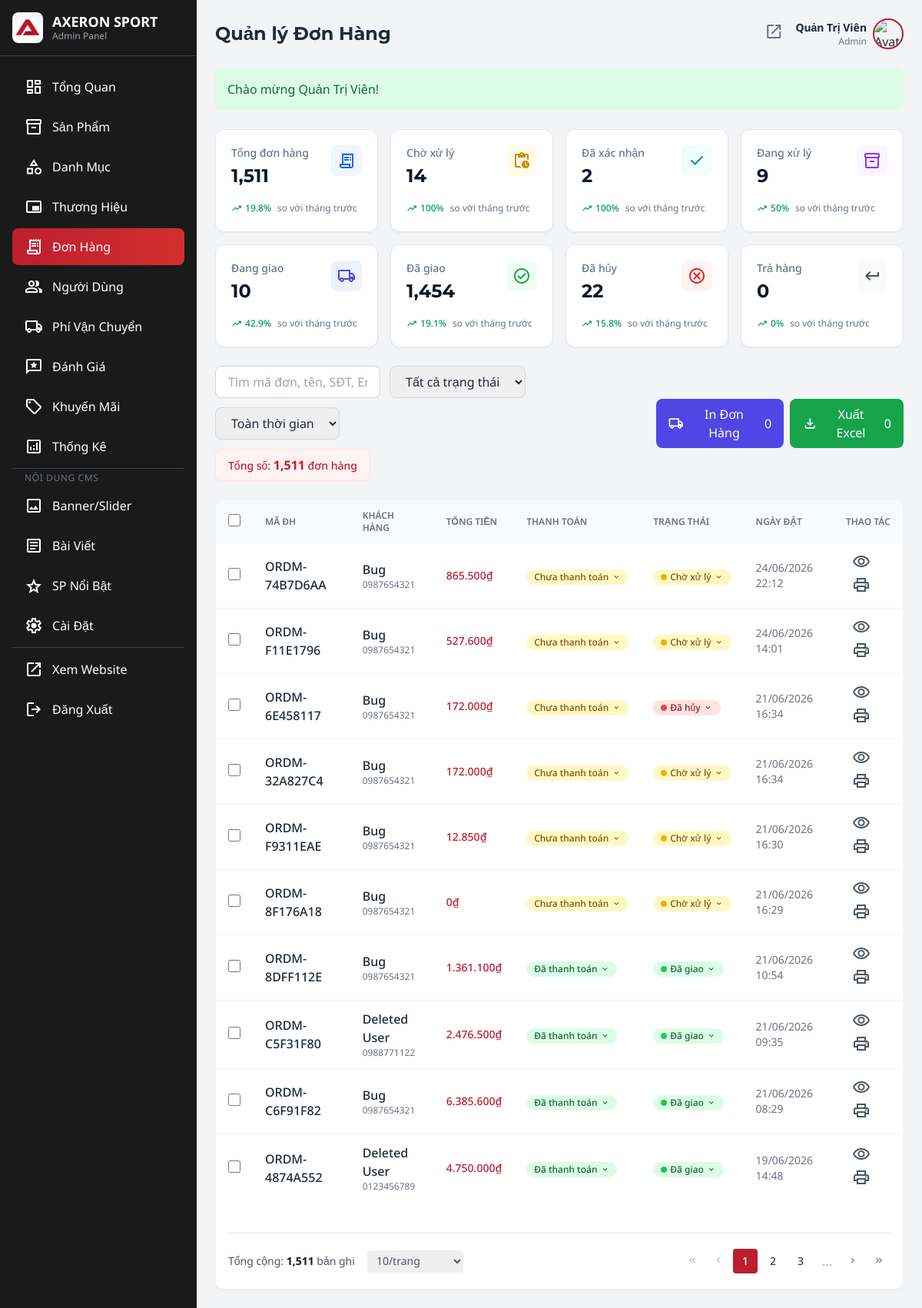
Screenshot of /admin/admin.php?action=orders (signed in) with the database file from the repository.
### tables this page shows
CREATE TABLE `orders` (
  `order_id` int(10) UNSIGNED NOT NULL,
  `order_code` varchar(50) DEFAULT NULL,
  `user_id` int(10) UNSIGNED DEFAULT NULL,
  `shipping_id` int(10) UNSIGNED DEFAULT NULL,
  `shipping_method_id` int(11) DEFAULT 1,
  `promo_id` int(10) UNSIGNED DEFAULT NULL,
  `recipient_name` varchar(100) NOT NULL COMMENT 'Snapshot ten nguoi nhan',
  `recipient_phone` varchar(15) NOT NULL COMMENT 'Snapshot so dien thoai',
  `recipient_email` varchar(100) DEFAULT NULL,
  `guest_token` varchar(64) DEFAULT NULL,
  `shipping_address` varchar(500) NOT NULL COMMENT 'Snapshot dia chi giao hang',
  `subtotal` decimal(14,2) NOT NULL DEFAULT 0.00 COMMENT 'Tong tien hang truoc giam gia',
  `discount_amount` decimal(14,2) NOT NULL DEFAULT 0.00 COMMENT 'So tien duoc giam',
  `shipping_fee` decimal(10,2) NOT NULL DEFAULT 0.00 COMMENT 'Phi van chuyen',
  `total_amount` decimal(14,2) NOT NULL DEFAULT 0.00 COMMENT 'Tong thanh toan cuoi cung',
  `order_status` enum('pending','confirmed','processing','shipped','delivered','cancelled','returned') NOT NULL DEFAULT 'pending' COMMENT 'Trang thai don hang',
  `payment_method` enum('cod','bank_transfer','momo','vnpay','zalopay','payos') NOT NULL DEFAULT 'cod',
  `payment_status` enum('unpaid','paid','refunded') NOT NULL DEFAULT 'unpaid' COMMENT 'Trang thai thanh toan',
  `note` text DEFAULT NULL,
  `created_at` datetime NOT NULL DEFAULT current_timestamp(),
  `updated_at` datetime NOT NULL DEFAULT current_timestamp() ON UPDATE current_timestamp()
);

CREATE TABLE `users` (
  `user_id` int(10) UNSIGNED NOT NULL,
  `role_id` tinyint(3) UNSIGNED NOT NULL DEFAULT 3 COMMENT '3=customer, 2=staff, 1=admin',
  `full_name` varchar(100) NOT NULL,
  `email` varchar(150) NOT NULL,
  `google_id` varchar(255) DEFAULT NULL,
  `facebook_id` varchar(255) DEFAULT NULL,
  `phone` varchar(15) DEFAULT NULL,
  `password_hash` varchar(255) DEFAULT NULL,
  `avatar_url` varchar(500) DEFAULT NULL,
  `gender` enum('male','female','other') DEFAULT NULL,
  `date_of_birth` date DEFAULT NULL,
  `is_active` tinyint(1) NOT NULL DEFAULT 1 COMMENT '1=hoat dong, 0=bi khoa',
  `is_deleted` tinyint(1) NOT NULL DEFAULT 0,
  `locked_until` datetime DEFAULT NULL COMMENT 'Khoa tam thoi sau nhieu lan dang nhap sai',
  `login_attempts` tinyint(3) UNSIGNED NOT NULL DEFAULT 0 COMMENT 'So lan dang nhap sai lien tiep',
  `remember_token` varchar(255) DEFAULT NULL COMMENT 'Token ghi nhớ đăng nhập',
  `email_verified` tinyint(1) NOT NULL DEFAULT 0,
  `created_at` datetime NOT NULL DEFAULT current_timestamp(),
  `updated_at` datetime NOT NULL DEFAULT current_timestamp() ON UPDATE current_timestamp(),
  `review_banned` tinyint(1) DEFAULT 0
);

### admin/admin-orders.php (the view, shortened to what the rows shown need)
<?php
$limit = (int)($_GET['limit'] ?? 10);
$currentPage = (int)($_GET['page'] ?? 1);
$offset = ($currentPage - 1) * $limit;
$where = "WHERE 1=1";
$params = [];
$orders = $db->select("
    SELECT o.*, u.full_name, u.email
    FROM orders o
    LEFT JOIN users u ON o.user_id = u.user_id
    $where
    ORDER BY o.created_at DESC
    LIMIT $limit OFFSET $offset
", $params);
?>
<div class="bg-white rounded-xl shadow-sm border border-gray-100 overflow-hidden">
    <div class="overflow-x-auto">
        <table class="w-full">
            <thead class="bg-gray-50">
                <tr>
                    <th class="px-4 py-3 text-left text-xs font-semibold text-gray-500 uppercase">
                        <input type="checkbox" id="select-all-orders" onchange="toggleSelectAllOrders()" class="w-4 h-4 rounded border-gray-300 cursor-pointer">
                    </th>
                    <th class="px-4 py-3 text-left text-xs font-semibold text-gray-500 uppercase">Mã ĐH</th>
                    <th class="px-4 py-3 text-left text-xs font-semibold text-gray-500 uppercase">Khách hàng</th>
                    <th class="px-4 py-3 text-left text-xs font-semibold text-gray-500 uppercase">Tổng tiền</th>
                    <th class="px-4 py-3 text-left text-xs font-semibold text-gray-500 uppercase">Thanh toán</th>
                    <th class="px-4 py-3 text-left text-xs font-semibold text-gray-500 uppercase">Trạng thái</th>
                    <th class="px-4 py-3 text-left text-xs font-semibold text-gray-500 uppercase">Ngày đặt</th>
                    <th class="px-4 py-3 text-left text-xs font-semibold text-gray-500 uppercase">Thao tác</th>
                </tr>
            </thead>
            <tbody class="divide-y divide-gray-100">
                <?php foreach ($orders as $order): ?>
                <tr class="hover:bg-gray-50">
                    <td class="px-4 py-3">
                        <input type="checkbox" name="order_ids[]" value="<?= $order['order_id'] ?>" class="order-checkbox w-4 h-4 rounded border-gray-300 cursor-pointer">
                    </td>
                    <td class="px-4 py-3">
                        <span class="font-medium"><?= htmlspecialchars($order['order_code']) ?></span>
                    </td>
                    <td class="px-4 py-3">
                        <p class="font-medium text-gray-800"><?= htmlspecialchars($order['full_name'] ?? $order['recipient_name']) ?></p>
                        <p class="text-xs text-gray-500"><?= htmlspecialchars($order['recipient_phone']) ?></p>
                    </td>
                    <td class="px-4 py-3 text-sm font-medium text-axeron-red"><?= formatPrice($order['total_amount']) ?></td>
                    <td class="px-4 py-3">
                        <?php
                        $paymentClass = match($order['payment_status']) {
                            'paid' => 'bg-green-100 text-green-800',
                            'unpaid' => 'bg-yellow-100 text-yellow-800',
                            'refunded' => 'bg-gray-100 text-gray-800',
                            default => 'bg-gray-100 text-gray-800'
                        };
                        $paymentText = match($order['payment_status']) {
                            'paid' => 'Đã thanh toán',
                            'unpaid' => 'Chưa thanh toán',
                            'refunded' => 'Đã hoàn tiền',
                            default => $order['payment_status']
                        };
                        ?>
                        <div class="relative inline-block">
                            <button onclick="togglePaymentDropdown(event, <?= $order['order_id'] ?>)"
                                    data-order-id="<?= $order['order_id'] ?>"
                                    class="payment-dropdown-btn px-2.5 py-0.5 rounded-full text-xs font-medium <?= $paymentClass ?> hover:opacity-80 transition-opacity flex items-center gap-1 cursor-pointer whitespace-nowrap">
                                <span class="payment-text"><?= $paymentText ?></span>
                                <span class="material-symbols-outlined text-xs">expand_more</span>
                            </button>
                        </div>
                    </td>
                    <td class="px-4 py-3">
                        <?php
                        $statusClass = match($order['order_status']) {
                            'pending' => 'bg-yellow-100 text-yellow-800',
                            'confirmed' => 'bg-blue-100 text-blue-800',
                            'processing' => 'bg-purple-100 text-purple-800',
                            'shipped' => 'bg-indigo-100 text-indigo-800',
                            'delivered' => 'bg-green-100 text-green-800',
                            'cancelled' => 'bg-red-100 text-red-800',
                            'returned' => 'bg-gray-100 text-gray-800',
                            default => 'bg-gray-100 text-gray-800'
                        };
                        $statusText = match($order['order_status']) {
                            'pending' => 'Chờ xử lý',
                            'confirmed' => 'Đã xác nhận',
                            'processing' => 'Đang xử lý',
                            'shipped' => 'Đang giao',
                            'delivered' => 'Đã giao',
                            'cancelled' => 'Đã hủy',
                            'returned' => 'Trả hàng',
                            default => $order['order_status']
                        };
                        $statusDot = match($order['order_status']) {
                            'pending' => 'bg-yellow-500',
                            'confirmed' => 'bg-blue-500',
                            'processing' => 'bg-purple-500',
                            'shipped' => 'bg-indigo-500',
                            'delivered' => 'bg-green-500',
                            'cancelled' => 'bg-red-500',
                            'returned' => 'bg-gray-500',
                            default => 'bg-gray-500'
                        };
                        ?>
                        <div class="relative inline-block">
                            <button onclick="toggleStatusDropdown(event, <?= $order['order_id'] ?>)"
                                    data-order-id="<?= $order['order_id'] ?>"
                                    class="status-dropdown-btn px-2.5 py-0.5 rounded-full text-xs font-medium <?= $statusClass ?> hover:opacity-80 transition-opacity flex items-center gap-1 cursor-pointer whitespace-nowrap">
                                <span class="status-dot w-2 h-2 rounded-full <?= $statusDot ?>"></span>
                                <span class="status-text"><?= $statusText ?></span>
                                <span class="material-symbols-outlined text-xs">expand_more</span>
                            </button>
                        </div>
                    </td>
                    <td class="px-4 py-3 text-sm text-gray-500"><?= date('d/m/Y H:i', strtotime($order['created_at'])) ?></td>
                    <td class="px-4 py-3">
                        <a href="javascript:void(0)" onclick="viewOrder(<?= $order['order_id'] ?>)"
                           class="p-2 hover:bg-gray-100 rounded-lg transition-colors" title="Chi tiết">
                            <span class="material-symbols-outlined text-gray-600">visibility</span>
                        </a>
                        <a href="javascript:void(0)" onclick="printInvoice(<?= $order['order_id'] ?>)"
                           class="p-2 hover:bg-gray-100 rounded-lg transition-colors" title="In hóa đơn">
                            <span class="material-symbols-outlined text-gray-600">print</span>
                        </a>
                    </td>
                </tr>
                <?php endforeach; ?>
            </tbody>
        </table>
    </div>
</div>

### rows the page displays
orders: order_code "ORDM-74B7D6AA", user.full_name "Bug", recipient_phone "0987654321", total_amount "865.500₫", payment_status "Chưa thanh toán", order_status "Chờ xử lý", created_at "24/06/2026 22:12"
orders: order_code "ORDM-F11E1796", user.full_name "Bug", recipient_phone "0987654321", total_amount "527.600₫", payment_status "Chưa thanh toán", order_status "Chờ xử lý", created_at "24/06/2026 14:01"
orders: order_code "ORDM-6E458117", user.full_name "Bug", recipient_phone "0987654321", total_amount "172.000₫", payment_status "Chưa thanh toán", order_status "Đã hủy", created_at "21/06/2026 16:34"
orders: order_code "ORDM-32A827C4", user.full_name "Bug", recipient_phone "0987654321", total_amount "172.000₫", payment_status "Chưa thanh toán", order_status "Chờ xử lý", created_at "21/06/2026 16:34"
orders: order_code "ORDM-F9311EAE", user.full_name "Bug", recipient_phone "0987654321", total_amount "12.850₫", payment_status "Chưa thanh toán", order_status "Chờ xử lý", created_at "21/06/2026 16:30"
orders: order_code "ORDM-8F176A18", user.full_name "Bug", recipient_phone "0987654321", total_amount "0₫", payment_status "Chưa thanh toán", order_status "Chờ xử lý", created_at "21/06/2026 16:29"
orders: order_code "ORDM-8DFF112E", user.full_name "Bug", recipient_phone "0987654321", total_amount "1.361.100₫", payment_status "Đã thanh toán", order_status "Đã giao", created_at "21/06/2026 10:54"
orders: order_code "ORDM-C5F31F80", user.full_name "Deleted User", recipient_phone "0988771122", total_amount "2.476.500₫", payment_status "Đã thanh toán", order_status "Đã giao", created_at "21/06/2026 09:35"
orders: order_code "ORDM-C6F91F82", user.full_name "Bug", recipient_phone "0987654321", total_amount "6.385.600₫", payment_status "Đã thanh toán", order_status "Đã giao", created_at "21/06/2026 08:29"
orders: order_code "ORDM-4874A552", user.full_name "Deleted User", recipient_phone "0123456789", total_amount "4.750.000₫", payment_status "Đã thanh toán", order_status "Đã giao", created_at "19/06/2026 14:48"

### other values shown
$adminSettings['site_name'] "AXERON SPORT"
$displayTitle "Quản lý Đơn Hàng"
$currentUser['full_name'] "Quản Trị Viên"
$flash['message'] "Chào mừng Quản Trị Viên!"
$title "Tổng đơn hàng Chờ xử lý Đã xác nhận Đang xử lý Đang giao Đã giao Đã hủy Trả hàng"
$value "1,511 14 2 9 10 1,454 22 0"
$percent "19.8% 100% 100% 50% 42.9% 19.1% 15.8% 0%"
$totalRecords "1,511"
form field limit "10/trang"
